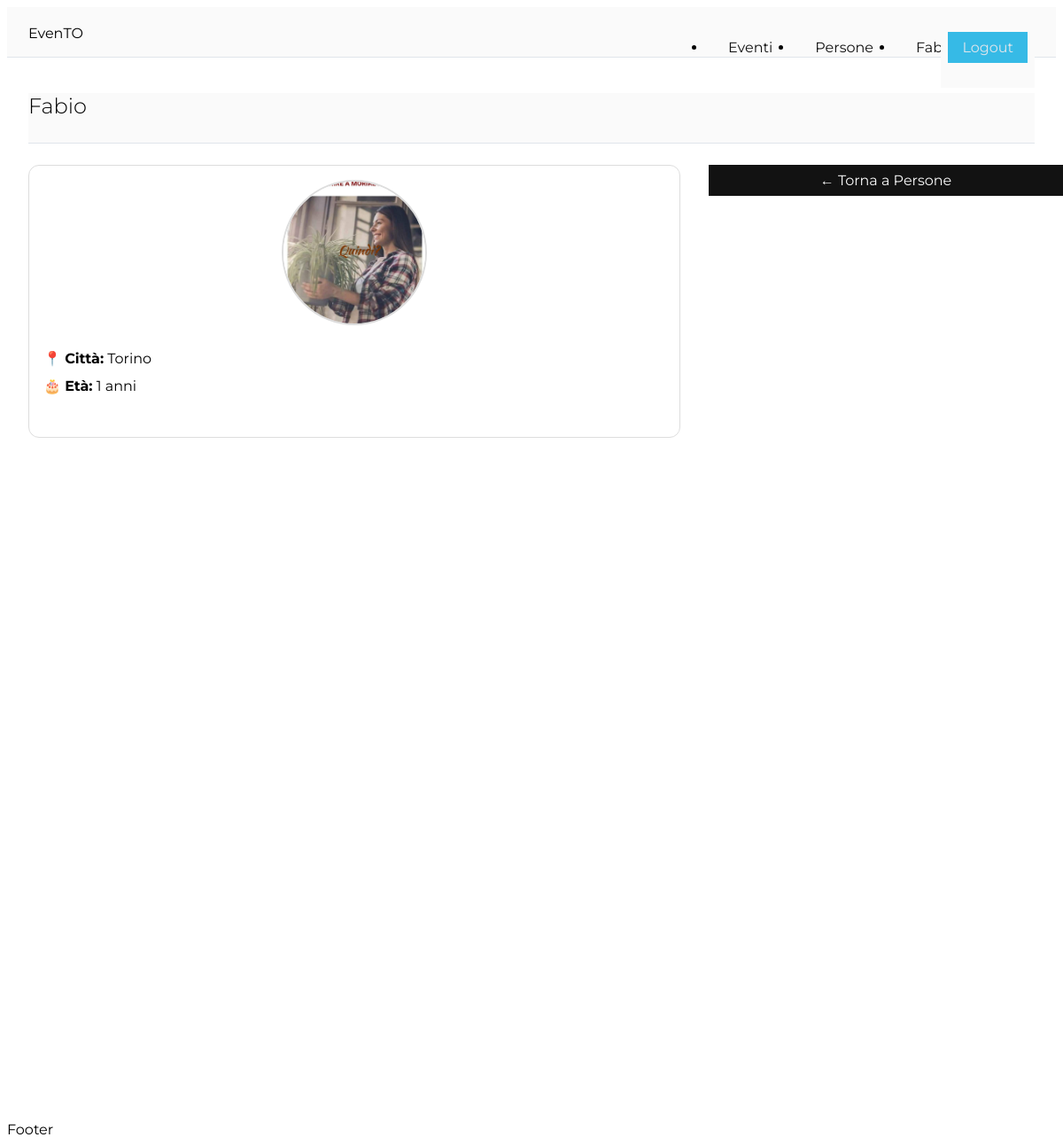
The app's page /user.php?id=3 (signed in) with its own data.
### tables this page shows
CREATE TABLE users (
        id INTEGER PRIMARY KEY AUTOINCREMENT,
        email TEXT UNIQUE,
        password TEXT,
        name TEXT,
        instagram TEXT,
        city TEXT,
        birthday DATE
    );

### user.php (the view, shortened to what this page needs)
<?php
include_once 'db.php';
$user = null;
if (isset($_GET['id'])) {
    $stmt = $pdo->prepare("SELECT * FROM users WHERE id = ?");
    $stmt->execute([$_GET['id']]);
    $user = $stmt->fetch(PDO::FETCH_ASSOC);
}
$age = null;
if ($user && !empty($user['birthday'])) {
    $birthday = strtotime($user['birthday']);
    if ($birthday) {
        $now = time();
        $datediff = $now - $birthday;
        $age = intval($datediff * 0.00000003170979);
    }
}
$picturepath = null;
if ($user) {
    $possible_paths = [
        "userpics/user-" . $user['id'],
        "userpics/user-" . $user['id'] . ".jpg",
        "userpics/user-" . $user['id'] . ".png",
        "userpics/user-" . $user['id'] . ".jpeg"
    ];
    foreach ($possible_paths as $path) {
        if (file_exists($path)) {
            $picturepath = $path;
            break;
        }
    }
}
?>
<!DOCTYPE html>
<html lang="en">
<head>
    <link rel="stylesheet" href="https://cdnjs.cloudflare.com/ajax/libs/meyer-reset/2.0/reset.min.css"
 />
    <link rel="stylesheet" href="main.css">
    <link rel="stylesheet" href="events.css">
</head>
<body>
    <header>
        <div class="container">
            <div class="logo">
                EvenTO
            </div>
            <div class="menu">
                <?php include("menu.php"); ?>
            </div>
        </div>
    </header>
    <div class="page-content">
        <?php if (!$user): ?>
            <h1>Utente non trovato</h1>
            <p><a href="people.php">Torna alla lista persone</a></p>
        <?php else: ?>
            <header class="event-header">
                <h1><?= htmlspecialchars($user['name']) ?></h1>
            </header>
            <section class="event-layout" style="margin-top: 1.5rem;">
                <article class="event-content">
                    <section class="event-section">
                        <div class="event-card">
                            <?php if ($picturepath): ?>
                                <div style="margin-bottom: 1.5rem; text-align: center;">
                                    <img src="<?= htmlspecialchars($picturepath) ?>" alt="Foto profilo" width="160" height="160" style="border-radius: 50%; object-fit: cover; border: 2px solid #ddd;">
                                </div>
                            <?php endif; ?>
                            <div class="event-info">
                                <?php if (!empty($user['city'])): ?>
                                    <div>📍 <strong>Città:</strong> <?= htmlspecialchars($user['city']) ?></div>
                                <?php endif; ?>
                                <?php if ($age !== null): ?>
                                    <div>🎂 <strong>Età:</strong> <?= $age ?> anni</div>
                                <?php endif; ?>
                            </div>
                        </div>
                    </section>
                </article>
                <aside class="event-sidebar">
                    <section class="event-section">
                        <a href="people.php" class="button" style="display: block; text-align: center; width: 100%;">← Torna a Persone</a>
                    </section>
                </aside>
            </section>
        <?php endif; ?>
    </div>
    <footer>
        Footer
    </footer>
</body>
</html>

### main.css (style rules this page uses)
html { font-family: "Montserrat", sans-serif; font-size: 16px; overflow-x: hidden; }
a { display: inline-block; text-decoration: none; }
a.button { padding: 0.5rem 1rem; background: #121212; color: #fafafa; text-align: center; }
header { position: -webkit-sticky; position: sticky; top: 0; height: 3.5rem; width: 100%; background: #fafafa; }
header .container { position: absolute; -webkit-box-sizing: border-box; box-sizing: border-box; top: 0; left: 0; -webkit-transform: translateX(0); transform: translateX(0); display: -webkit-box; display: -ms-flexbox; display: flex; -webkit-box-orient: horizontal; -webkit-box-direction: normal; -ms-flex-direction: row; flex-direction: row; -webkit-box-align: center; -ms-flex-align: center; align-items: center; -webkit-box-pack: justify; -ms-flex-pack: justify; justify-content: space-between; width: 100%; max-width: 1200px; padding: 0 1.5rem; margin: 0 auto; border-bottom: 1px solid #e0e5eb; background: #fafafa; }
header .container > .logo { height: 1rem; padding: 1.25rem 0; }
header .container .menu { position: absolute; z-index: -1; top: 3.5rem; -webkit-transform: translateX(calc(-100vw - 3rem)); transform: translateX(calc(-100vw - 3rem)); display: -ms-grid; display: grid; -ms-grid-columns: 1fr; grid-template-columns: 1fr; -ms-grid-rows: (max-content)[2]; grid-template-rows: repeat(2, -webkit-max-content); grid-template-rows: repeat(2, max-content); width: 100%; background: #fafafa; -webkit-transition: 0.22s ease-in-out; transition: 0.22s ease-in-out; }
header .container .menu::after { content: ""; position: absolute; z-index: -1; height: 100vh; width: 100vw; background: #fafafa; }
@media only screen and (min-width: 680px) { header { height: 6.5rem; border-bottom: 1px solid #e0e5eb; } }
@media only screen and (min-width: 680px) { header .container { left: 50%; -webkit-transform: translate(-50%, 0); transform: translate(-50%, 0); -webkit-box-pack: start; -ms-flex-pack: start; justify-content: flex-start; border: none; } }
@media only screen and (min-width: 680px) { header .container .menu { z-index: unset; top: 0; left: 0; -webkit-transform: translateX(0); transform: translateX(0); display: -ms-grid; display: grid; -ms-grid-columns: auto max-content; grid-template-columns: auto -webkit-max-content; grid-template-columns: auto max-content; -ms-grid-rows: 3.5rem 3rem; grid-template-rows: 3.5rem 3rem; background: none; -webkit-transition: none; transition: none; } }
@media only screen and (min-width: 680px) { header .container .menu::after { display: none; } }
@media only screen and (min-width: 1040px) { header { height: 3.5rem; } }
@media only screen and (min-width: 1040px) { header .container .menu { -webkit-box-sizing: border-box; box-sizing: border-box; -ms-grid-columns: 4rem auto max-content; grid-template-columns: 4rem auto -webkit-max-content; grid-template-columns: 4rem auto max-content; -ms-grid-rows: 1fr; grid-template-rows: 1fr; height: 3.5rem; padding: 0 1.5rem; -webkit-transition: none; transition: none; } }
.page-content { -webkit-box-sizing: border-box; box-sizing: border-box; min-height: 1200px; max-width: 1200px; margin: 0 auto; padding: 1rem 1.5rem; }
.page-content h1 { margin-top: 1.5rem; font-size: 1.5rem; font-weight: 300; word-break: break-all; }

### events.css (style rules this page uses)
.event-card { border: 1px solid #ddd; border-radius: 12px; padding: 16px; }
.event-layout { display: grid; grid-template-columns: minmax(0, 2fr) minmax(260px, 1fr); gap: 32px; }
.event-info { display: grid; gap: 12px; margin-bottom: 32px; }
.event-sidebar { position: sticky; top: 20px; height: fit-content; }

### records on screen
users: name "Fabio", city "Torino", birthday "1"

### other values on screen
$_SESSION['name'] "Fabio"
